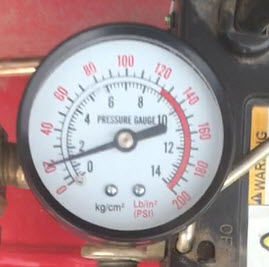
#> input picture gauge-1.jpg, 269 x 267 px
$ python analog_gauge_reader.py
#> lines starting #> are read from the running program, lines starting #| are printed output that depends on the picture; after the words box and inside, x2 and y2 are one past the last pixel; in counts of white or black regions, pixels touching at a corner belong together; long printed decimals are rounded
import cv2
import numpy as np
import time

def avg_circles(circles, b):
    avg_x=0
    avg_y=0
    avg_r=0
    for i in range(b):
        #optional - average for multiple circles (can happen when a gauge is at a slight angle)
        avg_x = avg_x + circles[0][i][0]
        avg_y = avg_y + circles[0][i][1]
        avg_r = avg_r + circles[0][i][2]
    avg_x = int(avg_x/(b))
    avg_y = int(avg_y/(b))
    avg_r = int(avg_r/(b))
    return avg_x, avg_y, avg_r

def dist_2_pts(x1, y1, x2, y2):
    #print np.sqrt((x2-x1)^2+(y2-y1)^2)
    return np.sqrt((x2 - x1)**2 + (y2 - y1)**2)

def calibrate_gauge(gauge_number, file_type):
    '''
        This function should be run using a test image in order to calibrate the range available to the dial as well as the
        units.  It works by first finding the center point and radius of the gauge.  Then it draws lines at hard coded intervals
        (separation) in degrees.  It then prompts the user to enter position in degrees of the lowest possible value of the gauge,
        as well as the starting value (which is probably zero in most cases but it won't assume that).  It will then ask for the
        position in degrees of the largest possible value of the gauge. Finally, it will ask for the units.  This assumes that
        the gauge is linear (as most probably are).
        It will return the min value with angle in degrees (as a tuple), the max value with angle in degrees (as a tuple),
        and the units (as a string).
    '''

    img = cv2.imread('gauge-%s.%s' %(gauge_number, file_type))
    height, width = img.shape[:2]
    gray = cv2.cvtColor(img, cv2.COLOR_BGR2GRAY)  #convert to gray
    #gray = cv2.GaussianBlur(gray, (5, 5), 0)
    # gray = cv2.medianBlur(gray, 5)

    #for testing, output gray image
    #cv2.imwrite('gauge-%s-bw.%s' %(gauge_number, file_type),gray)

    #detect circles
    #restricting the search from 35-48% of the possible radii gives fairly good results across different samples.  Remember that
    #these are pixel values which correspond to the possible radii search range.
    circles = cv2.HoughCircles(gray, cv2.HOUGH_GRADIENT, 1, 20, np.array([]), 100, 50, int(height*0.35), int(height*0.48))
    # average found circles, found it to be more accurate than trying to tune HoughCircles parameters to get just the right one
    a, b, c = circles.shape
    x,y,r = avg_circles(circles, b)

    #draw center and circle
    cv2.circle(img, (x, y), r, (0, 0, 255), 3, cv2.LINE_AA)  # draw circle
    cv2.circle(img, (x, y), 2, (0, 255, 0), 3, cv2.LINE_AA)  # draw center of circle

    #for testing, output circles on image
    #cv2.imwrite('gauge-%s-circles.%s' % (gauge_number, file_type), img)


    #for calibration, plot lines from center going out at every 10 degrees and add marker
    #for i from 0 to 36 (every 10 deg)

    '''
    goes through the motion of a circle and sets x and y values based on the set separation spacing.  Also adds text to each
    line.  These lines and text labels serve as the reference point for the user to enter
    NOTE: by default this approach sets 0/360 to be the +x axis (if the image has a cartesian grid in the middle), the addition
    (i+9) in the text offset rotates the labels by 90 degrees so 0/360 is at the bottom (-y in cartesian).  So this assumes the
    gauge is aligned in the image, but it can be adjusted by changing the value of 9 to something else.
    '''
    separation = 10.0 #in degrees
    interval = int(360 / separation)
    p1 = np.zeros((interval,2))  #set empty arrays
    p2 = np.zeros((interval,2))
    p_text = np.zeros((interval,2))
    for i in range(0,interval):
        for j in range(0,2):
            if (j%2==0):
                p1[i][j] = x + 0.9 * r * np.cos(separation * i * 3.14 / 180) #point for lines
            else:
                p1[i][j] = y + 0.9 * r * np.sin(separation * i * 3.14 / 180)
    text_offset_x = 10
    text_offset_y = 5
    for i in range(0, interval):
        for j in range(0, 2):
            if (j % 2 == 0):
                p2[i][j] = x + r * np.cos(separation * i * 3.14 / 180)
                p_text[i][j] = x - text_offset_x + 1.2 * r * np.cos((separation) * (i+9) * 3.14 / 180) #point for text labels, i+9 rotates the labels by 90 degrees
            else:
                p2[i][j] = y + r * np.sin(separation * i * 3.14 / 180)
                p_text[i][j] = y + text_offset_y + 1.2* r * np.sin((separation) * (i+9) * 3.14 / 180)  # point for text labels, i+9 rotates the labels by 90 degrees

    #add the lines and labels to the image
    for i in range(0,interval):
        cv2.line(img, (int(p1[i][0]), int(p1[i][1])), (int(p2[i][0]), int(p2[i][1])),(0, 255, 0), 2)
        cv2.putText(img, '%s' %(int(i*separation)), (int(p_text[i][0]), int(p_text[i][1])), cv2.FONT_HERSHEY_SIMPLEX, 0.3,(0,0,0),1,cv2.LINE_AA)

    cv2.imwrite('gauge-%s-calibration.%s' % (gauge_number, file_type), img)

    #get user input on min, max, values, and units
    print('gauge number: %s' %gauge_number)
  # [7 lines of commented-out code are left out]
    min_angle = 45
    max_angle = 320
    min_value = 0
    max_value = 200
    units = "PSI"

    return min_angle, max_angle, min_value, max_value, units, x, y, r

def get_current_value(img, min_angle, max_angle, min_value, max_value, x, y, r, gauge_number, file_type):

    #for testing purposes
    #img = cv2.imread('gauge-%s.%s' % (gauge_number, file_type))

    gray2 = cv2.cvtColor(img, cv2.COLOR_BGR2GRAY)

    # Set threshold and maxValue
    thresh = 175
    maxValue = 255

    # [13 lines of commented-out code are left out]
    th, dst2 = cv2.threshold(gray2, thresh, maxValue, cv2.THRESH_BINARY_INV);

    # found Hough Lines generally performs better without Canny / blurring, though there were a couple exceptions where it would only work with Canny / blurring
    #dst2 = cv2.medianBlur(dst2, 5)
    #dst2 = cv2.Canny(dst2, 50, 150)
    #dst2 = cv2.GaussianBlur(dst2, (5, 5), 0)

    # for testing, show image after thresholding
    cv2.imwrite('gauge-%s-tempdst2.%s' % (gauge_number, file_type), dst2)

    # find lines
    minLineLength = 10
    maxLineGap = 0
    lines = cv2.HoughLinesP(image=dst2, rho=3, theta=np.pi / 180, threshold=100,minLineLength=minLineLength, maxLineGap=0)  # rho is set to 3 to detect more lines, easier to get more then filter them out later

    # [7 lines of commented-out code are left out]
    final_line_list = []
    #print "radius: %s" %r

    diff1LowerBound = 0.15 #diff1LowerBound and diff1UpperBound determine how close the line should be from the center
    diff1UpperBound = 0.25
    diff2LowerBound = 0.5 #diff2LowerBound and diff2UpperBound determine how close the other point of the line should be to the outside of the gauge
    diff2UpperBound = 1.0
    for i in range(0, len(lines)):
        for x1, y1, x2, y2 in lines[i]:
            diff1 = dist_2_pts(x, y, x1, y1)  # x, y is center of circle
            diff2 = dist_2_pts(x, y, x2, y2)  # x, y is center of circle
            #set diff1 to be the smaller (closest to the center) of the two), makes the math easier
            if (diff1 > diff2):
                temp = diff1
                diff1 = diff2
                diff2 = temp
            # check if line is within an acceptable range
            if (((diff1<diff1UpperBound*r) and (diff1>diff1LowerBound*r) and (diff2<diff2UpperBound*r)) and (diff2>diff2LowerBound*r)):
                line_length = dist_2_pts(x1, y1, x2, y2)
                # add to final list
                final_line_list.append([x1, y1, x2, y2])

    # [9 lines of commented-out code are left out]
    x1 = final_line_list[0][0]
    y1 = final_line_list[0][1]
    x2 = final_line_list[0][2]
    y2 = final_line_list[0][3]
    cv2.line(img, (x1, y1), (x2, y2), (0, 255, 0), 2)

    #for testing purposes, show the line overlayed on the original image
    #cv2.imwrite('gauge-1-test.jpg', img)
    cv2.imwrite('gauge-%s-lines-2.%s' % (gauge_number, file_type), img)

    #find the farthest point from the center to be what is used to determine the angle
    dist_pt_0 = dist_2_pts(x, y, x1, y1)
    dist_pt_1 = dist_2_pts(x, y, x2, y2)
    if (dist_pt_0 > dist_pt_1):
        x_angle = x1 - x
        y_angle = y - y1
    else:
        x_angle = x2 - x
        y_angle = y - y2
    # take the arc tan of y/x to find the angle
    res = np.arctan(np.divide(float(y_angle), float(x_angle)))
    # [8 lines of commented-out code are left out]
    res = np.rad2deg(res)
    if x_angle > 0 and y_angle > 0:  #in quadrant I
        final_angle = 270 - res
    if x_angle < 0 and y_angle > 0:  #in quadrant II
        final_angle = 90 - res
    if x_angle < 0 and y_angle < 0:  #in quadrant III
        final_angle = 90 - res
    if x_angle > 0 and y_angle < 0:  #in quadrant IV
        final_angle = 270 - res

    #print final_angle

    old_min = float(min_angle)
    old_max = float(max_angle)

    new_min = float(min_value)
    new_max = float(max_value)

    old_value = final_angle

    old_range = (old_max - old_min)
    new_range = (new_max - new_min)
    new_value = (((old_value - old_min) * new_range) / old_range) + new_min

    return new_value

def main():
    gauge_number = 1
    file_type='jpg'
    # name the calibration image of your gauge 'gauge-#.jpg', for example 'gauge-5.jpg'.  It's written this way so you can easily try multiple images
    min_angle, max_angle, min_value, max_value, units, x, y, r = calibrate_gauge(gauge_number, file_type)
#> in calibrate_gauge, img is the input picture: shape (267, 269, 3); mean B, G, R 144.6, 142.7, 162.1
#> in calibrate_gauge, `gray = cv2.cvtColor(img, cv2.COLOR_BGR2GRAY)`:
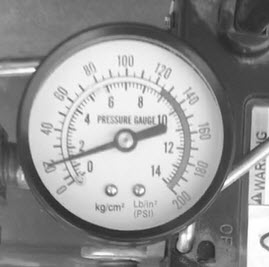
#> gray: shape (267, 269); min 36, max 255, mean 148.7
#> in calibrate_gauge, `circles = cv2.HoughCircles(gray, cv2.HOUGH_GRADIENT, 1, 20, np.array([..`: circles = [[125.5, 134.5, 97.7]]
#> the loop in avg_circles, `for i in range(b):` made 1 pass
#> after the loop in avg_circles, `for i in range(b):`: avg_r = 97.7; avg_x = 125.5; avg_y = 134.5
#> in avg_circles, `avg_x = int(avg_x/(b))`: avg_x = 125
#> in avg_circles, `avg_y = int(avg_y/(b))`: avg_y = 134
#> in avg_circles, `avg_r = int(avg_r/(b))`: avg_r = 97
#> in calibrate_gauge, `x,y,r = avg_circles(circles, b)`: x = 125; y = 134; r = 97
#> in calibrate_gauge, `cv2.circle(img, (x, y), r, (0, 0, 255), 3, cv2.LINE_AA)`:
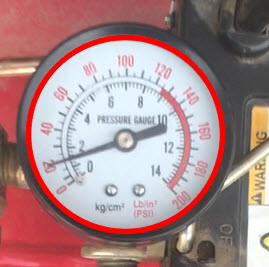
#> img: shape (267, 269, 3); 5.78% of pixels changed, all inside (x1, y1, x2, y2) = (25, 34, 226, 235)
#> in calibrate_gauge, `cv2.circle(img, (x, y), 2, (0, 255, 0), 3, cv2.LINE_AA)`: img: shape (267, 269, 3); 0.11% of pixels changed, all inside (x1, y1, x2, y2) = (120, 130, 131, 139)
#> after the loop in calibrate_gauge, `for i in range(0,interval):`: p1 = 36 pairs, first value 37.7 to 212.3, second value 46.7 to 221.3
#> after the loop in calibrate_gauge, `for i in range(0, interval):`: p2 = 36 pairs, first value 28 to 222, second value 37 to 231; p_text = 36 pairs, first value -1.4 to 231.4, second value 22.6 to 255.4
#> after the loop in calibrate_gauge, `for i in range(0,interval):`:
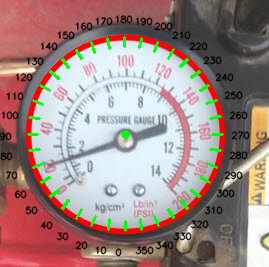
#> img: shape (267, 269, 3); mean B, G, R 133.6, 136.6, 160.7
#> min_angle = 45; max_angle = 320; min_value = 0; max_value = 200; units = 'PSI'; x = 125; y = 134; r = 97

    #feed an image (or frame) to get the current value, based on the calibration, by default uses same image as calibration
    img = cv2.imread('gauge-%s.%s' % (gauge_number, file_type))
    val = get_current_value(img, min_angle, max_angle, min_value, max_value, x, y, r, gauge_number, file_type)
#> in get_current_value, `th, dst2 = cv2.threshold(gray2, thresh, maxValue, cv2.THRESH_BINARY_IN..`:
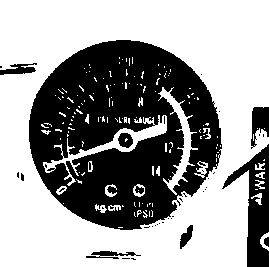
#> dst2: shape (267, 269); 61.2% white; 40 black regions (31 under 20 px), largest, box (x1, y1, x2, y2) and area: (29, 40, 222, 230) 24190, (222, 144, 269, 267) 2293, (251, 107, 269, 149) 463
#> in get_current_value, `th, dst2 = cv2.threshold(gray2, thresh, maxValue, cv2.THRESH_BINARY_IN..`: th = 175
#> in get_current_value, `lines = cv2.HoughLinesP(image=dst2, rho=3, theta=np.pi / 180, threshol..`: lines = 516 rows, first 6: [18, 266, 21, 74], [222, 266, 230, 184], [0, 44, 268, 6], [0, 55, 268, 7], [198, 266, 268, 20], [0, 26, 268, 3]
#> after the loop in get_current_value, `for i in range(0, len(lines)):`: final_line_list = [[47, 164, 104, 145]]; temp = 129.4
#> in get_current_value, `x1 = final_line_list[0][0]`: x1 = 47
#> in get_current_value, `y1 = final_line_list[0][1]`: y1 = 164
#> in get_current_value, `x2 = final_line_list[0][2]`: x2 = 104
#> in get_current_value, `y2 = final_line_list[0][3]`: y2 = 145
#> in get_current_value, `cv2.line(img, (x1, y1), (x2, y2), (0, 255, 0), 2)`:
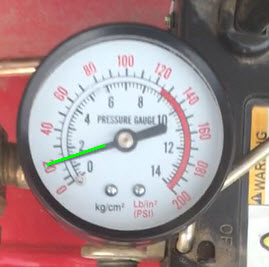
#> img: shape (267, 269, 3); 0.25% of pixels changed, all inside (x1, y1, x2, y2) = (46, 144, 106, 166)
#> in get_current_value, `dist_pt_0 = dist_2_pts(x, y, x1, y1)`: dist_pt_0 = 83.57
#> in get_current_value, `dist_pt_1 = dist_2_pts(x, y, x2, y2)`: dist_pt_1 = 23.71
#> in get_current_value, `x_angle = x1 - x`: x_angle = -78
#> in get_current_value, `y_angle = y - y1`: y_angle = -30
#> in get_current_value, `res = np.arctan(np.divide(float(y_angle), float(x_angle)))`: res = 0.367
#> in get_current_value, `res = np.rad2deg(res)`: res = 21.04
#> in get_current_value, `final_angle = 90 - res`: final_angle = 68.96
#> in get_current_value, `old_min = float(min_angle)`: old_min = 45
#> in get_current_value, `old_max = float(max_angle)`: old_max = 320
#> in get_current_value, `new_min = float(min_value)`: new_min = 0
#> in get_current_value, `new_max = float(max_value)`: new_max = 200
#> in get_current_value, `old_value = final_angle`: old_value = 68.96
#> in get_current_value, `old_range = (old_max - old_min)`: old_range = 275
#> in get_current_value, `new_range = (new_max - new_min)`: new_range = 200
#> in get_current_value, `new_value = (((old_value - old_min) * new_range) / old_range) + new_min`: new_value = 17.43
#> val = 17.43
    print("Current reading: %s %s" %(val, units))
#| Current reading: 17.427 PSI

if __name__=='__main__':
    main()
